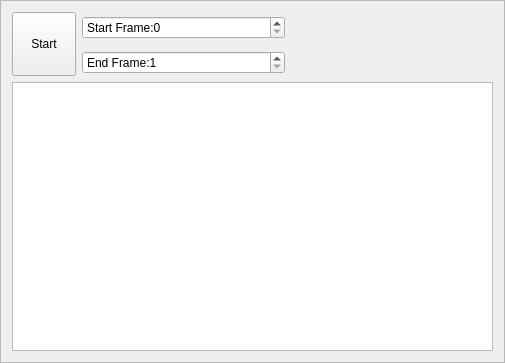
<?xml version="1.0" encoding="UTF-8"?>
<ui version="4.0">
 <class>Mapper</class>
 <widget class="QFrame" name="Mapper">
  <property name="geometry">
   <rect>
    <x>0</x>
    <y>0</y>
    <width>505</width>
    <height>363</height>
   </rect>
  </property>
  <property name="windowTitle">
   <string>Frame</string>
  </property>
  <property name="frameShape">
   <enum>QFrame::StyledPanel</enum>
  </property>
  <property name="frameShadow">
   <enum>QFrame::Raised</enum>
  </property>
  <layout class="QGridLayout" name="gridLayout">
   <item row="1" column="1">
    <widget class="QSpinBox" name="spinBox_2">
     <property name="prefix">
      <string>End Frame:</string>
     </property>
     <property name="minimum">
      <number>1</number>
     </property>
    </widget>
   </item>
   <item row="3" column="0" colspan="3">
    <widget class="QPlainTextEdit" name="plainTextEdit">
     <property name="readOnly">
      <bool>true</bool>
     </property>
    </widget>
   </item>
   <item row="0" column="1">
    <widget class="QSpinBox" name="spinBox">
     <property name="prefix">
      <string>Start Frame:</string>
     </property>
    </widget>
   </item>
   <item row="0" column="0" rowspan="2">
    <widget class="QToolButton" name="toolButton">
     <property name="minimumSize">
      <size>
       <width>64</width>
       <height>64</height>
      </size>
     </property>
     <property name="text">
      <string>Start</string>
     </property>
     <property name="icon">
      <iconset resource="../PP_ICP_Interact/rc.qrc">
       <normaloff>:/button/rc/catpng_012.png</normaloff>:/button/rc/catpng_012.png</iconset>
     </property>
     <property name="iconSize">
      <size>
       <width>40</width>
       <height>40</height>
      </size>
     </property>
     <property name="toolButtonStyle">
      <enum>Qt::ToolButtonTextUnderIcon</enum>
     </property>
    </widget>
   </item>
  </layout>
 </widget>
 <resources>
  <include location="../PP_ICP_Interact/rc.qrc"/>
 </resources>
 <connections/>
</ui>
